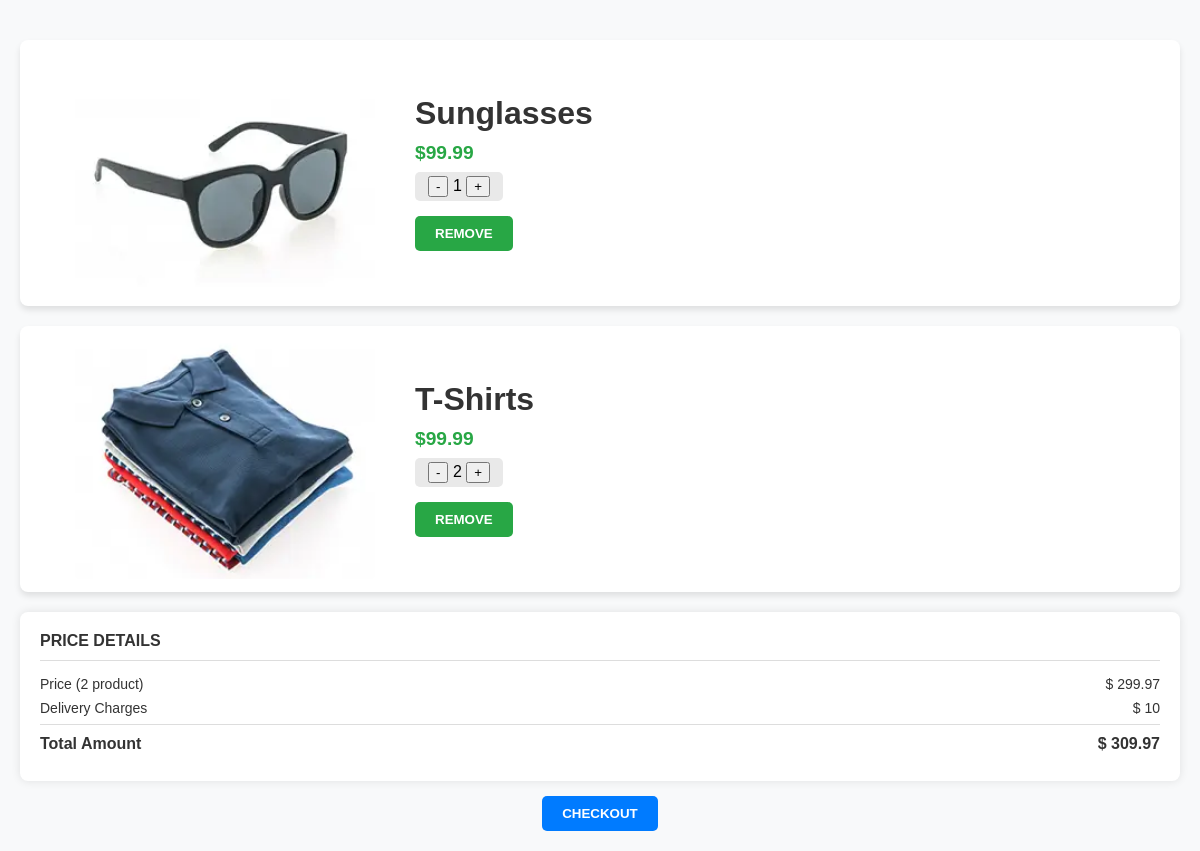
Screenshot of /cart (signed in) with the database file from the repository.
### User/models.py (models this page shows)
class Products(models.Model):
    image = models.ImageField(upload_to='images/')
    product = models.CharField(max_length=30)
    price = models.FloatField()
    desc = models.CharField(max_length=300)
    categori = models.CharField(max_length=100)
    using = models.CharField(max_length=100)

### User/views.py (the view)
# urls.py: path('cart', UserCart),
def UserCart(request):
    userId = request.session.get('userId')
    if not userId:
        return redirect("/login")
    cart_items = Cart.objects.filter(userId_id=userId)
    cartData = []
    subtotal = 0
    delivery_charge = 10
    for item in cart_items:
        products = Products.objects.get(id=item.productId_id)
        item_subtotal = item.quantity * products.price
        subtotal += item_subtotal
        cartData.append({
            "id": products.id,
            "product": products.product,
            "price": products.price,
            "image": products.image,
            "quantity": item.quantity,
            "subtotal": item_subtotal
        })
    total_price = subtotal + delivery_charge
    return render(request, "cart.html", {"data": cartData, "subtotal": subtotal,"total_price": total_price})

### templates/cart.html (shortened to what this page needs)
<!DOCTYPE html>
<html lang="en">
{% load static %}
<head>
    <link rel="stylesheet" href="{% static 'css/addcart.css' %}">
    <link rel="stylesheet" href="{% static 'css/all.min.css' %}">
</head>
<body>
    <div class="container">
        {% for item in data %}
        <div class="product-card">
            <div class="product-image">
                <img src="media/{{item.image}}" >
            </div>
            <div class="product-info">
                <h3 class="product-title">{{item.product}}</h3>
                <p class="product-price"><b>${{item.price}}</b></p>
                <div class="product-quantity">
                    <a href="/addcart?id={{item.id}}&type=decre" class="btn"><button>-</button></a></button>
                    <span>{{item.quantity}}</span>
                    <a href="/addcart?id={{item.id}}&type=incre" class="btn"><button>+</button></a>
                </div>
                <div class="button-group">
                    <a href="/remove?id={{item.id}}"><button class="buy-now">Remove</button></a>
                </div>
            </div>
        </div>
        {% endfor %}
        <div class="price-details">
            <h3>PRICE DETAILS</h3>
            <div class="row"><span>Price ({{ data|length }} product)</span><span>$ {{ subtotal|floatformat:2 }}</span></div>
            <div class="row"><span>Delivery Charges</span><span>$ 10</span></div>
            <div class="row total"><span>Total Amount</span><span>$ {{ total_price|floatformat:2 }}</span></div>
        </div>
        <div class="checkout-but">
            <a href="/checkout"><button class="add-to-cart">Checkout</button></a>
        </div>
    </div>
</body>
</html>

### Static/css/addcart.css (style rules this page uses)
body { font-family: Arial, sans-serif; margin: 0; padding: 0; background-color: #f8f9fa; }
.container { max-width: 1200px; margin: 0 auto; padding: 20px; }
.product-card { display: flex; align-items: center; background: #fff; padding: 13px 55px; margin: 20px 0; box-shadow: 0 4px 6px rgba(0, 0, 0, 0.1); border-radius: 8px; }
.product-image { width: 300px; height: 240px; margin-right: 40px; }
.product-image img { width: 100%; height: 100%; border-radius: 5px; object-fit: cover; background-attachment: fixed; }
.product-info { flex: 1; }
.product-title { font-size: 2rem; margin: 0 0 10px; color: #333; }
.product-price { font-size: 1.2rem; margin: 0 0 8px; color: #28a745; }
.button-group { display: flex; gap: 10px; }
.add-to-cart, .buy-now { padding: 10px 20px; border: none; border-radius: 5px; cursor: pointer; text-transform: uppercase; font-weight: bold; text-align: center; align-items: center; }
.add-to-cart { background: #007bff; color: #fff; }
.buy-now { background: #28a745; color: #fff; }
.product-quantity { width: 80px; padding: 4px; border-radius: 5px; text-align: center; margin: 0px 0px 15px; background-color: rgb(233, 233, 233); }
.product-quantity a { text-decoration: none; }
.price-details { background: #fff; padding: 20px; border-radius: 8px; box-shadow: 0px 0px 10px rgba(0, 0, 0, 0.1); margin-bottom: 15px; }
.price-details h3 { margin: 0 0 15px; font-size: 16px; color: #333; border-bottom: 1px solid #ddd; padding-bottom: 10px; }
.row { display: flex; justify-content: space-between; margin: 8px 0; font-size: 14px; color: #333; }
.total { font-weight: bold; font-size: 16px; border-top: 1px solid #ddd; padding-top: 10px; }
.checkout-but { text-align: center; }

### rows the page displays
Products: image (picture), product "Sunglasses", price "99.99"
Products: image (picture), product "T-Shirts", price "99.99"

### other values shown
{{ item.quantity }} "1" "2"
{{ data|length }} "2"
{{ subtotal|floatformat:2 }} "299.97"
{{ total_price|floatformat:2 }} "309.97"
